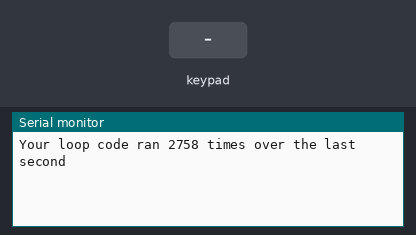
The sketch below on a simulated Arduino Uno, built with avr-gcc and run on an emulated ATmega328P. Parts: the last lines printed to the serial monitor. Inputs (shaded band) come from the test bench.

Above: at 1.2 s.
1.3 s: key '1' pressed
At 1.7 s:
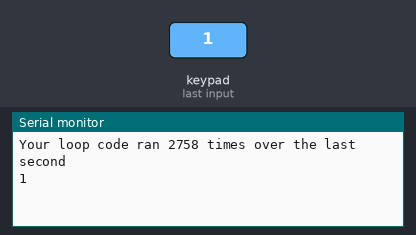
2.8 s: keypad keys 5 4 3 2 # pressed 0.4 s apart
At 4.9 s:
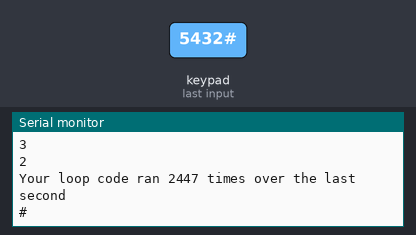
6.3 s: key '*' pressed
At 6.9 s:
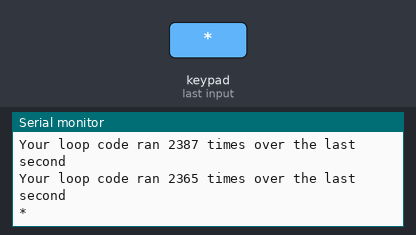
7.8 s: keypad keys 5 4 3 2 pressed 0.4 s apart
At 9.8 s:
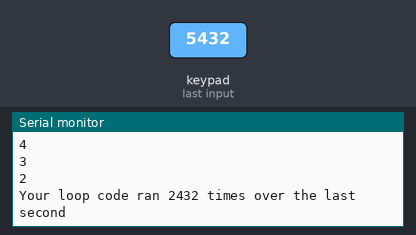
Timing chart, 0 to 11.3 s (numbered marks = the images above; inputs shaded):
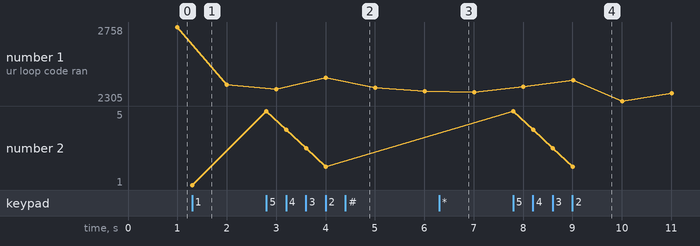

Measured:
- after the input at 1.3 s, the serial monitor: prints a new line at once (image 1)
- after the input at 2.8 s, the serial monitor: prints a new line at once (image 2)
- after the input at 6.3 s, the serial monitor: prints a new line at once (image 3)
- after the input at 7.8 s, the serial monitor: prints a new line at once (image 4)
- plotted number 1: 2758 → 2403 after the input at 1.3 s, 2403 → 2365 after the input at 2.8 s, 2365 → 2359 after the input at 6.3 s, 2359 → 2353 after the input at 7.8 s
- plotted number 2: 1 → 2 after the input at 2.8 s

The sketch:

loopCounter.ino
```cpp
#include <Keypad.h>


const byte ROWS = 4; //four rows
const byte COLS = 3; //three columns
char keys[ROWS][COLS] = {
	{'1','2','3'},
	{'4','5','6'},
	{'7','8','9'},
	{'*','0','#'}
};
byte rowPins[ROWS] = {5, 4, 3, 2}; //connect to the row pinouts of the keypad
byte colPins[COLS] = {8, 7, 6}; //connect to the column pinouts of the keypad

Keypad kpd = Keypad( makeKeymap(keys), rowPins, colPins, ROWS, COLS );

unsigned long loopCount = 0;
unsigned long timer_t = 0;

void setup(){
	Serial.begin(9600);

	// Try playing with different debounceTime settings to see how it affects
	// the number of times per second your loop will run. The library prevents
	// setting it to anything below 1 millisecond.
	kpd.setDebounceTime(10);	// setDebounceTime(mS)
}

void loop(){
	char key = kpd.getKey();

	// Report the number of times through the loop in 1 second. This will give
	// you a relative idea of just how much the debounceTime has changed the
	// speed of your code. If you set a high debounceTime your loopCount will
	// look good but your keypresses will start to feel sluggish.
	if ((millis() - timer_t) > 1000) {
		Serial.print("Your loop code ran ");
		Serial.print(loopCount);
		Serial.println(" times over the last second");
		loopCount = 0;
		timer_t = millis();
	}
	loopCount++;
	if(key)
		Serial.println(key);
}
```
